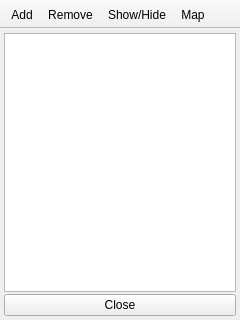
<?xml version="1.0" encoding="UTF-8"?>
<ui version="4.0">
 <class>TrayWidget</class>
 <widget class="QMainWindow" name="TrayWidget">
  <property name="geometry">
   <rect>
    <x>0</x>
    <y>0</y>
    <width>240</width>
    <height>320</height>
   </rect>
  </property>
  <property name="windowTitle">
   <string>Widget list</string>
  </property>
  <property name="windowIcon">
   <iconset resource="resources.qrc">
    <normaloff>:/icons/launcher_96</normaloff>:/icons/launcher_96</iconset>
  </property>
  <widget class="QWidget" name="centralwidget">
   <layout class="QGridLayout" name="gridLayout">
    <property name="leftMargin">
     <number>4</number>
    </property>
    <property name="topMargin">
     <number>4</number>
    </property>
    <property name="rightMargin">
     <number>4</number>
    </property>
    <property name="bottomMargin">
     <number>4</number>
    </property>
    <property name="spacing">
     <number>2</number>
    </property>
    <item row="0" column="0" colspan="2">
     <widget class="QListView" name="widgetList"/>
    </item>
    <item row="1" column="0" colspan="2">
     <widget class="QPushButton" name="buttonClose">
      <property name="text">
       <string>Close</string>
      </property>
     </widget>
    </item>
   </layout>
  </widget>
  <widget class="QToolBar" name="toolBar">
   <property name="windowTitle">
    <string>toolBar</string>
   </property>
   <property name="movable">
    <bool>false</bool>
   </property>
   <property name="allowedAreas">
    <set>Qt::TopToolBarArea</set>
   </property>
   <property name="iconSize">
    <size>
     <width>16</width>
     <height>16</height>
    </size>
   </property>
   <property name="toolButtonStyle">
    <enum>Qt::ToolButtonTextUnderIcon</enum>
   </property>
   <property name="floatable">
    <bool>false</bool>
   </property>
   <attribute name="toolBarArea">
    <enum>TopToolBarArea</enum>
   </attribute>
   <attribute name="toolBarBreak">
    <bool>false</bool>
   </attribute>
   <addaction name="actionAdd"/>
   <addaction name="actionRemove"/>
   <addaction name="actionShow"/>
   <addaction name="actionMap"/>
  </widget>
  <action name="actionAdd">
   <property name="text">
    <string>Add</string>
   </property>
  </action>
  <action name="actionRemove">
   <property name="text">
    <string>Remove</string>
   </property>
  </action>
  <action name="actionMap">
   <property name="text">
    <string>Map</string>
   </property>
  </action>
  <action name="actionShow">
   <property name="text">
    <string>Show/Hide</string>
   </property>
  </action>
 </widget>
 <resources>
  <include location="resources.qrc"/>
 </resources>
 <connections/>
</ui>
